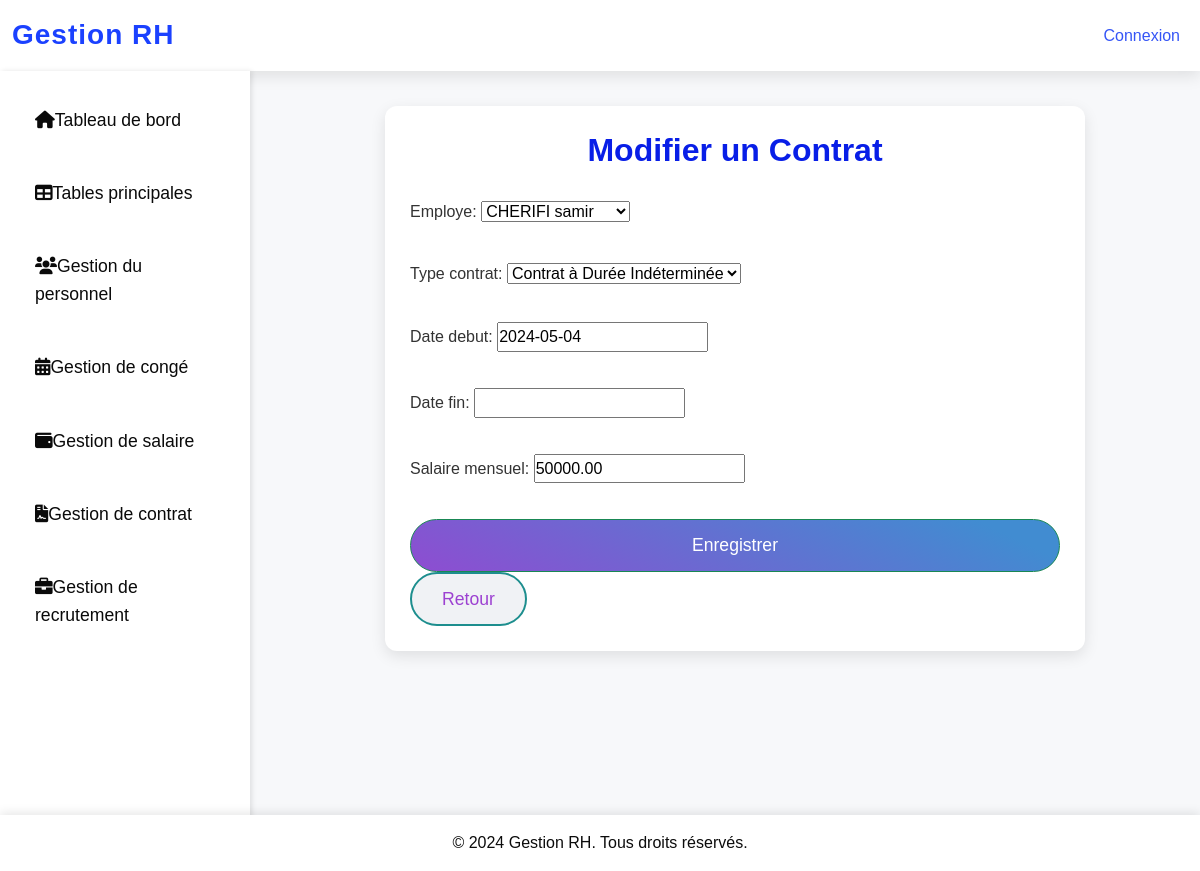
Screenshot of /gestion/contrats/4/modifier/ with the database file from the repository.
### gestion/models.py (models this page shows, shortened)
class Contrat(models.Model):
    TYPE_CONTRAT_CHOICES = [
        ('cdi', 'Contrat à Durée Indéterminée'),
        ('cdd', 'Contrat à Durée Déterminée'),
        ('stage', 'Stage'),
    ]
    employe = models.ForeignKey(Employe, on_delete=models.CASCADE, related_name="contrats")
    type_contrat = models.CharField(max_length=20, choices=TYPE_CONTRAT_CHOICES)
    date_debut = models.DateField()
    date_fin = models.DateField(null=True, blank=True)
    salaire_mensuel = models.DecimalField(max_digits=10, decimal_places=2)

### gestion/views.py (the view)
# urls.py: path('contrats/<int:pk>/modifier/', views.modifier_contrat, name='modifier_contrat'),
def modifier_contrat(request, pk):
    contrat = get_object_or_404(Contrat, pk=pk)
    if request.method == 'POST':
        form = ContratForm(request.POST, instance=contrat)
        if form.is_valid():
            form.save()
            return redirect('gestion_contrats')
    else:
        form = ContratForm(instance=contrat)
    return render(request, 'gestion_contrats/contrat_form.html', {'form': form, 'action': 'Modifier'})

### gestion/forms.py
class ContratForm(forms.ModelForm):
    class Meta:
        model = Contrat
        fields = '__all__'

### gestion/models.py (called while the page is built)
    def __str__(self):
        return f"{self.nom} {self.prenom}"

### gestion/templates/gestion_contrats/contrat_form.html (shortened to what this page needs)
{% extends 'base.html' %}
{% block content %}
<body>
    <div class="container">
        <h2>{{ action }} un Contrat</h2>
        <form method="post">
            {{ form.as_p }}
            <button type="submit" class="btn btn-success">Enregistrer</button>
        </form>
        <a href="{% url 'gestion_contrats' %}" class="btn btn-secondary">Retour</a>
    </div>
    {% endblock %}

### gestion/templates/base.html (style rules this page uses)
* { margin: 0; padding: 0; box-sizing: border-box; font-family: 'Poppins', sans-serif; }
body { background-color: rgb(234, 234, 234); background-size: cover; background-repeat: no-repeat; background-position: center; height: 100vh; margin: 0; padding: 0; color: #131212; font-size: 16px; line-height: 1.6; }

### gestion/templates/gestion_contrats/contrat_form.html (style rules this page uses)
* { margin: 0; padding: 0; box-sizing: border-box; font-family: 'Poppins', sans-serif; }
body { background-color: #f7f8fa; color: #333; font-size: 16px; line-height: 1.6; }
.container { max-width: 700px; margin-top: 5px; padding: 25px; background-color: #fff; box-shadow: 0 5px 15px rgba(0, 0, 0, 0.1); border-radius: 12px; }
h2 { font-size: 2rem; font-weight: 600; color: #081ee7; margin-bottom: 30px; text-align: center; }
form { display: flex; flex-direction: column; gap: 20px; }
.btn { font-size: 1.1rem; padding: 12px 30px; border-radius: 50px; transition: background-color 0.3s ease, color 0.3s ease; }
.btn-success { background: linear-gradient(205.17deg, #418cd1 10.93%, #9c41d1 116.08%); color: white; }
.btn-secondary { background-color: #f0f2f5; color: #9c41d1; border: 2px solid #1d8e8e; }

### rows the page displays
Contrat: employe "CHERIFI samir", type_contrat "Contrat à Durée Indéterminée", date_debut "2024-05-04", salaire_mensuel "50000.00"

### other values shown
{{ action }} "Modifier"
